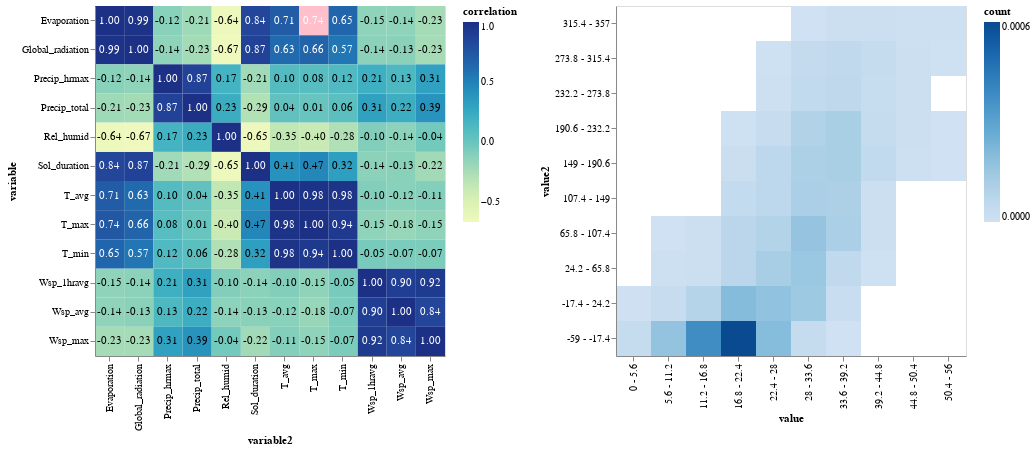

The notebook cell this image was saved under:
### Markdown cell above
The following code defines all the plots, connects them via the selector and yields the desired connected interactive graph:

### Code cell
# Define selector
var_sel_cor = at.selection_single(fields=['variable', 'variable2'], clear=False, 
                                  init={'variable': 'Evaporation', 'variable2': 'T_max'})

# Define correlation heatmap
base = at.Chart(cor_data).encode(
    x='variable2:O',
    y='variable:O'    
)

text = base.mark_text().encode(
    text='correlation_label',
    color=at.condition(
        at.datum.correlation > 0.5, 
        at.value('white'),
        at.value('black')
    )
)

cor_plot = base.mark_rect().encode(
    color=at.condition(var_sel_cor, at.value('pink'), 'correlation:Q')
).add_selection(var_sel_cor)

# Define 2d binned histogram plot
scat_plot = at.Chart(knmi_data_2dbinned).transform_filter(
    var_sel_cor
).mark_rect().encode(
    at.X('value:N', sort=at.EncodingSortField(field='raw_left_value')), 
    at.Y('value2:N', sort=at.EncodingSortField(field='raw_left_value2', order='descending')),
    at.Color('count:Q', scale=at.Scale(scheme='blues'))
)

# Combine all plots. hconcat plots both side-by-side 
at.hconcat((cor_plot + text).properties(width=350, height=350), scat_plot.properties(width=350, height=350)).resolve_scale(color='independent')

### Figure 1 — Vega-Lite specification as saved in the notebook (floating-point values rounded to 4 significant figures; data arrays with more than 128 entries replaced by an {"elided": "..."} marker saying what was removed)
{"config": {"view": {"continuousWidth": 400, "continuousHeight": 300}}, "hconcat": [{"layer": [{"mark": "rect", "encoding": {"color": {"type": "quantitative", "condition": {"value": "pink", "selection": "selector002"}, "field": "correlation"}, "x": {"type": "ordinal", "field": "variable2"}, "y": {"type": "ordinal", "field": "variable"}}, "selection": {"selector002": {"type": "single", "fields": ["variable", "variable2"], "clear": false, "init": {"variable": "Evaporation", "variable2": "T_max"}}}}, {"mark": "text", "encoding": {"color": {"condition": {"value": "white", "test": "(datum.correlation > 0.5)"}, "value": "black"}, "text": {"type": "nominal", "field": "correlation_label"}, "x": {"type": "ordinal", "field": "variable2"}, "y": {"type": "ordinal", "field": "variable"}}}], "data": {"name": "data-1ecb0aef2d2730029ed7dbb4ffdb89a5"}, "height": 350, "width": 350}, {"data": {"name": "data-21c3f10eb257554f2061fa07312481ff"}, "mark": "rect", "encoding": {"color": {"type": "quantitative", "field": "count", "scale": {"scheme": "blues"}}, "x": {"type": "nominal", "field": "value", "sort": {"field": "raw_left_value"}}, "y": {"type": "nominal", "field": "value2", "sort": {"field": "raw_left_value2", "order": "descending"}}}, "height": 350, "transform": [{"filter": {"selection": "selector002"}}], "width": 350}], "resolve": {"scale": {"color": "independent"}}, "$schema": "https://vega.github.io/schema/vega-lite/v4.0.2.json", "datasets": {"data-1ecb0aef2d2730029ed7dbb4ffdb89a5": {"elided": "144 records"}, "data-21c3f10eb257554f2061fa07312481ff": {"elided": "7864 records"}}}
